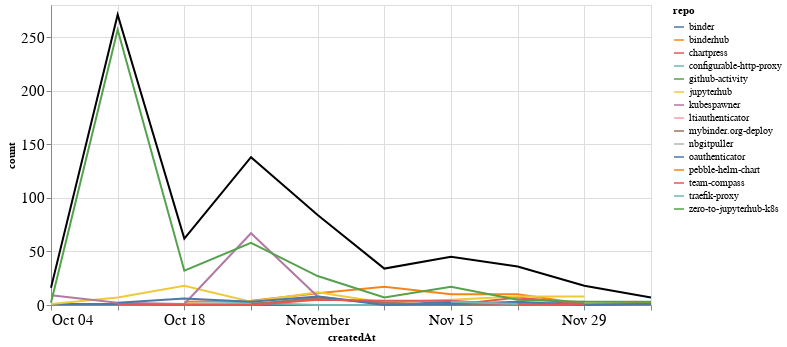

Source (notebook cell):
### Markdown cell above
## Comments

### Code cell
comments_time = comments.groupby('repo').resample('W', on='createdAt').count()['author'].reset_index()
comments_time = comments_time.rename(columns={'author': 'count'})
comments_time_total = comments_time.groupby('createdAt').agg({"count": "sum"}).reset_index()
ch1 = alt.Chart(comments_time, width=600).mark_line().encode(
    x='createdAt',
    y='count',
    color='repo',
    tooltip="repo"
)

ch2 = alt.Chart(comments_time_total, width=600).mark_line(color="black").encode(
    x='createdAt',
    y='count',
)

ch1 + ch2

### Figure 1 — Vega-Lite specification as saved in the notebook (floating-point values rounded to 4 significant figures)
{"config": {"axisLeft": {"labelFontSize": 15}, "axisBottom": {"labelFontSize": 15}}, "layer": [{"data": {"name": "data-580329c2b2c99d345e3506726680b3b4"}, "mark": "line", "encoding": {"color": {"type": "nominal", "field": "repo"}, "tooltip": {"type": "nominal", "field": "repo"}, "x": {"type": "temporal", "field": "createdAt"}, "y": {"type": "quantitative", "field": "count"}}, "width": 600}, {"data": {"name": "data-676c061351495d30afe5e4c6b2480685"}, "mark": {"type": "line", "color": "black"}, "encoding": {"x": {"type": "temporal", "field": "createdAt"}, "y": {"type": "quantitative", "field": "count"}}, "width": 600}], "$schema": "https://vega.github.io/schema/vega-lite/v4.8.1.json", "datasets": {"data-580329c2b2c99d345e3506726680b3b4": [{"repo": "binder", "createdAt": "2020-10-04T00:00:00", "count": 1}, {"repo": "binder", "createdAt": "2020-10-11T00:00:00", "count": 1}, {"repo": "binder", "createdAt": "2020-10-18T00:00:00", "count": 1}, {"repo": "binder", "createdAt": "2020-10-25T00:00:00", "count": 0}, {"repo": "binder", "createdAt": "2020-11-01T00:00:00", "count": 0}, {"repo": "binder", "createdAt": "2020-11-08T00:00:00", "count": 0}, {"repo": "binder", "createdAt": "2020-11-15T00:00:00", "count": 3}, {"repo": "binder", "createdAt": "2020-11-22T00:00:00", "count": 0}, {"repo": "binder", "createdAt": "2020-11-29T00:00:00", "count": 3}, {"repo": "binderhub", "createdAt": "2020-10-18T00:00:00", "count": 3}, {"repo": "binderhub", "createdAt": "2020-10-25T00:00:00", "count": 4}, {"repo": "binderhub", "createdAt": "2020-11-01T00:00:00", "count": 11}, {"repo": "binderhub", "createdAt": "2020-11-08T00:00:00", "count": 17}, {"repo": "binderhub", "createdAt": "2020-11-15T00:00:00", "count": 10}, {"repo": "binderhub", "createdAt": "2020-11-22T00:00:00", "count": 10}, {"repo": "binderhub", "createdAt": "2020-11-29T00:00:00", "count": 1}, {"repo": "binderhub", "createdAt": "2020-12-06T00:00:00", "count": 2}, {"repo": "chartpress", "createdAt": "2020-11-08T00:00:00", "count": 1}, {"repo": "chartpress", "createdAt": "2020-11-15T00:00:00", "count": 0}, {"repo": "chartpress", "createdAt": "2020-11-22T00:00:00", "count": 7}, {"repo": "chartpress", "createdAt": "2020-11-29T00:00:00", "count": 1}, {"repo": "configurable-http-proxy", "createdAt": "2020-10-18T00:00:00", "count": 1}, {"repo": "configurable-http-proxy", "createdAt": "2020-10-25T00:00:00", "count": 2}, {"repo": "configurable-http-proxy", "createdAt": "2020-11-01T00:00:00", "count": 0}, {"repo": "configurable-http-proxy", "createdAt": "2020-11-08T00:00:00", "count": 0}, {"repo": "configurable-http-proxy", "createdAt": "2020-11-15T00:00:00", "count": 1}, {"repo": "github-activity", "createdAt": "2020-10-11T00:00:00", "count": 1}, {"repo": "github-activity", "createdAt": "2020-10-18T00:00:00", "count": 0}, {"repo": "github-activity", "createdAt": "2020-10-25T00:00:00", "count": 0}, {"repo": "github-activity", "createdAt": "2020-11-01T00:00:00", "count": 7}, {"repo": "jupyterhub", "createdAt": "2020-10-04T00:00:00", "count": 1}, {"repo": "jupyterhub", "createdAt": "2020-10-11T00:00:00", "count": 7}, {"repo": "jupyterhub", "createdAt": "2020-10-18T00:00:00", "count": 18}, {"repo": "jupyterhub", "createdAt": "2020-10-25T00:00:00", "count": 3}, {"repo": "jupyterhub", "createdAt": "2020-11-01T00:00:00", "count": 12}, {"repo": "jupyterhub", "createdAt": "2020-11-08T00:00:00", "count": 2}, {"repo": "jupyterhub", "createdAt": "2020-11-15T00:00:00", "count": 5}, {"repo": "jupyterhub", "createdAt": "2020-11-22T00:00:00", "count": 8}, {"repo": "jupyterhub", "createdAt": "2020-11-29T00:00:00", "count": 8}, {"repo": "kubespawner", "createdAt": "2020-10-04T00:00:00", "count": 9}, {"repo": "kubespawner", "createdAt": "2020-10-11T00:00:00", "count": 2}, {"repo": "kubespawner", "createdAt": "2020-10-18T00:00:00", "count": 1}, {"repo": "kubespawner", "createdAt": "2020-10-25T00:00:00", "count": 67}, {"repo": "kubespawner", "createdAt": "2020-11-01T00:00:00", "count": 8}, {"repo": "kubespawner", "createdAt": "2020-11-08T00:00:00", "count": 1}, {"repo": "kubespawner", "createdAt": "2020-11-15T00:00:00", "count": 0}, {"repo": "kubespawner", "createdAt": "2020-11-22T00:00:00", "count": 0}, {"repo": "kubespawner", "createdAt": "2020-11-29T00:00:00", "count": 1}, {"repo": "ltiauthenticator", "createdAt": "2020-11-15T00:00:00", "count": 1}, {"repo": "mybinder.org-deploy", "createdAt": "2020-10-25T00:00:00", "count": 1}, {"repo": "mybinder.org-deploy", "createdAt": "2020-11-01T00:00:00", "count": 6}, {"repo": "mybinder.org-deploy", "createdAt": "2020-11-08T00:00:00", "count": 2}, {"repo": "mybinder.org-deploy", "createdAt": "2020-11-15T00:00:00", "count": 0}, {"repo": "mybinder.org-deploy", "createdAt": "2020-11-22T00:00:00", "count": 1}, {"repo": "mybinder.org-deploy", "createdAt": "2020-11-29T00:00:00", "count": 0}, {"repo": "mybinder.org-deploy", "createdAt": "2020-12-06T00:00:00", "count": 1}, {"repo": "nbgitpuller", "createdAt": "2020-10-04T00:00:00", "count": 3}, {"repo": "oauthenticator", "createdAt": "2020-10-11T00:00:00", "count": 2}, {"repo": "oauthenticator", "createdAt": "2020-10-18T00:00:00", "count": 6}, {"repo": "oauthenticator", "createdAt": "2020-10-25T00:00:00", "count": 3}, {"repo": "oauthenticator", "createdAt": "2020-11-01T00:00:00", "count": 8}, {"repo": "oauthenticator", "createdAt": "2020-11-08T00:00:00", "count": 0}, {"repo": "oauthenticator", "createdAt": "2020-11-15T00:00:00", "count": 1}, {"repo": "oauthenticator", "createdAt": "2020-11-22T00:00:00", "count": 3}, {"repo": "oauthenticator", "createdAt": "2020-11-29T00:00:00", "count": 0}, {"repo": "oauthenticator", "createdAt": "2020-12-06T00:00:00", "count": 1}, {"repo": "pebble-helm-chart", "createdAt": "2020-11-22T00:00:00", "count": 1}, {"repo": "team-compass", "createdAt": "2020-10-11T00:00:00", "count": 1}, {"repo": "team-compass", "createdAt": "2020-10-18T00:00:00", "count": 0}, {"repo": "team-compass", "createdAt": "2020-10-25T00:00:00", "count": 0}, {"repo": "team-compass", "createdAt": "2020-11-01T00:00:00", "count": 5}, {"repo": "team-compass", "createdAt": "2020-11-08T00:00:00", "count": 4}, {"repo": "team-compass", "createdAt": "2020-11-15T00:00:00", "count": 4}, {"repo": "team-compass", "createdAt": "2020-11-22T00:00:00", "count": 0}, {"repo": "team-compass", "createdAt": "2020-11-29T00:00:00", "count": 1}, {"repo": "traefik-proxy", "createdAt": "2020-11-15T00:00:00", "count": 3}, {"repo": "traefik-proxy", "createdAt": "2020-11-22T00:00:00", "count": 1}, {"repo": "zero-to-jupyterhub-k8s", "createdAt": "2020-10-04T00:00:00", "count": 2}, {"repo": "zero-to-jupyterhub-k8s", "createdAt": "2020-10-11T00:00:00", "count": 257}, {"repo": "zero-to-jupyterhub-k8s", "createdAt": "2020-10-18T00:00:00", "count": 32}, {"repo": "zero-to-jupyterhub-k8s", "createdAt": "2020-10-25T00:00:00", "count": 58}, {"repo": "zero-to-jupyterhub-k8s", "createdAt": "2020-11-01T00:00:00", "count": 27}, {"repo": "zero-to-jupyterhub-k8s", "createdAt": "2020-11-08T00:00:00", "count": 7}, {"repo": "zero-to-jupyterhub-k8s", "createdAt": "2020-11-15T00:00:00", "count": 17}, {"repo": "zero-to-jupyterhub-k8s", "createdAt": "2020-11-22T00:00:00", "count": 5}, {"repo": "zero-to-jupyterhub-k8s", "createdAt": "2020-11-29T00:00:00", "count": 3}, {"repo": "zero-to-jupyterhub-k8s", "createdAt": "2020-12-06T00:00:00", "count": 3}], "data-676c061351495d30afe5e4c6b2480685": [{"createdAt": "2020-10-04T00:00:00", "count": 16}, {"createdAt": "2020-10-11T00:00:00", "count": 271}, {"createdAt": "2020-10-18T00:00:00", "count": 62}, {"createdAt": "2020-10-25T00:00:00", "count": 138}, {"createdAt": "2020-11-01T00:00:00", "count": 84}, {"createdAt": "2020-11-08T00:00:00", "count": 34}, {"createdAt": "2020-11-15T00:00:00", "count": 45}, {"createdAt": "2020-11-22T00:00:00", "count": 36}, {"createdAt": "2020-11-29T00:00:00", "count": 18}, {"createdAt": "2020-12-06T00:00:00", "count": 7}]}}
